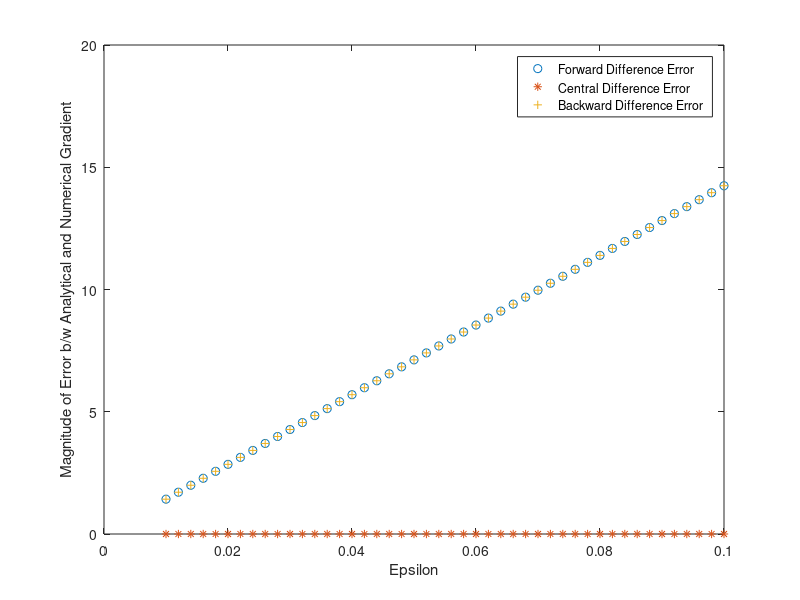

This figure's MATLAB source:
function [] = Gradient()
clear all; 
close all;
disp('========================================');
disp('     GRADIENT by Finite Differences Assignment Q1     ');
disp('     AML 771: Design Optimization and Decision Theory   ');
disp('     Student: Debjit Hore       ');
disp('========================================');
% computes the gradient of a function supplied by user in �Subroutine Getfun� 
% using forward, backward and central differences, and compares this with 
% analytical gradient provided by the user in �Subroutine Gradient�

      N = 2;              % N: Dimension of the space 
      epsilon = [0.01:0.002:0.1];        %
%     ===== READ POINT (Initial point)
      X = [5, 6]';
      [F0] = GETFUN (X);
% ----- GRADIENTS
      [G] = GRAD (X);
      for J=1:length(epsilon)
%----- FORWARD DIFFERENCE EVALUATION
      for I = 1:N
	     A = X(I);
	     DX = epsilon(J);      % DX: Purturbation of X
	     if X(I) ~= 0.
	       DX =  epsilon(J) * abs(X(I));
	     end
	     X(I) = X(I) + DX;
	     [F] = GETFUN (X);
	     X(I) = A;
	     GF(J,I) = (F - F0) / DX;          % Gradient of F calculation
      end
% ----- BACKWARD DIFFERENCE EVALUATION
      for I = 1: N
	     A = X(I);
	     DX =  epsilon(J);
        if X(I) ~= 0.
          DX =  epsilon(J) * abs(X(I));
	     end
	     X(I) = X(I) - DX;
	     [F] = GETFUN (X);
	     X(I) = A;
	     GB(J, I) = (F0 - F) / DX;
      end
% ----- CENTRAL DIFFERENCE EVALUATION
      for I = 1: N
  	     A = X(I);
	     DX =  epsilon(J);
	     if X(I) ~= 0.
	       DX =  epsilon(J) * abs(X(I));
	     end
	     X(I) = X(I) - .5 * DX;             %purturbing back
	     [F1] = GETFUN (X);
	     X(I) = A;
	     X(I) = X(I) + .5 * DX;             %purturbing forward
	     [F] = GETFUN (X);
	     X(I) = A;
	     GC(J,I) = (F - F1) / DX;
      end
      end
     GF_Error= sqrt((GF(:,1)-G(1)).^2+(GF(:,2)-G(2)).^2);
     GB_Error= sqrt((GB(:,1)-G(1)).^2+(GB(:,2)-G(2)).^2);
     GC_Error= sqrt((GC(:,1)-G(1)).^2+(GC(:,2)-G(2)).^2);
     disp(' ')
     disp('  Analytical Gradient  Forw. Diff.  Backw. Diff.  Central Diff.')
     for I = 1: N
        disp(sprintf(' %15.4E %15.4E %15.4E %15.4E\n',G(I), GF(1,I), GB(1,I), GC(1,I)));
 	  end
     figure;
     plot(epsilon, GF_Error, 'o');
     hold on;
     plot(epsilon, GC_Error,  '*');
     plot(epsilon, GB_Error,  '+');
     hold off;
     ylabel('Magnitude of Error b/w Analytical and Numerical Gradient');
     xlabel('Epsilon');
     legend('Forward Difference Error', 'Central Difference Error', 'Backward Difference Error');

      function [F] = GETFUN(X)
% ===== DEFINE FUNCTION
      F = 12.069 * X(1)^2 + 21.504 * X(2)^2 - 1.7321 * X(1) - X(2);
      
      
      function [G] = GRAD(X)
% ===== GRADIENTS
      G(1) = 24.138 * X(1) - 1.7321;
      G(2) = 43.008 * X(2) - 1;
      